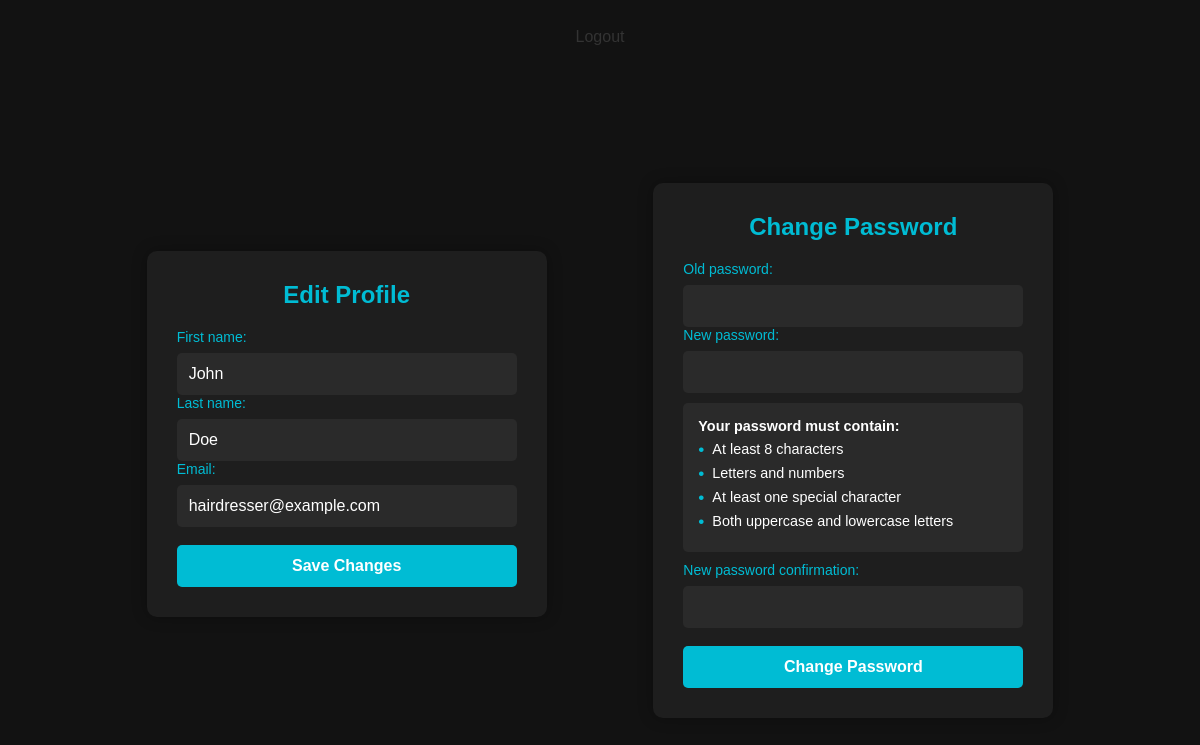
The page /edit_profile/ (signed in) on the database its author committed.
### terminal/models.py (models this page shows, shortened)
class MyUser(AbstractUser):
    username = None  # Remove username field
    email = models.EmailField('email address', unique=True)
    first_name = models.CharField(max_length=30)
    last_name = models.CharField(max_length=30)
    phone_number = models.CharField(max_length=15, blank=True, null=True)
    USERNAME_FIELD = 'email'
    REQUIRED_FIELDS = ['first_name', 'last_name']
    objects = UserManager()

### terminal/Functionalities/editting_account.py (the view, shortened to what this page needs)
# urls.py: path('edit_profile/', editting_account.edit_profile, name='edit_profile'),
@login_required
def edit_profile(request):
    user = request.user
    password_form = PasswordChangeForm(user)
    return render(request, 'terminal/edit_profile.html', {
        'password_form': password_form
    })

### terminal/templates/terminal/edit_profile.html (shortened to what this page needs)
{% extends 'terminal/base.html' %}
{% block content %}
<div class="auth-container edit">
    <div class="auth-form">
        <h2>Edit Profile</h2>
        <form method="POST" action="{% url 'edit_profile' %}">
            <label>First name:</label>
            <input type="text" name="first_name" value="{{ user.first_name }}" required>
            <label>Last name:</label>
            <input type="text" name="last_name" value="{{ user.last_name }}" required>
            <label>Email:</label>
            <input type="email" name="email" value="{{ user.email }}" required> <br><br>
            <button type="submit">Save Changes</button>
        </form>
    </div>
    <div class="auth-form" style="margin-top: 2rem;">
        <h2>Change Password</h2>
        <form method="POST" action="{% url 'edit_profile' %}">
            {% for field in password_form %}
                <div class="form-field">
                    {{ field.label_tag }}
                    {{ field }}
                    {% if field.name == 'new_password1' %}
                        <div class="password-hints">
                            <strong>Your password must contain:</strong>
                            <ul>
                                <li>At least 8 characters</li>
                                <li>Letters and numbers</li>
                                <li>At least one special character</li>
                                <li>Both uppercase and lowercase letters</li>
                            </ul>
                        </div>
                    {% endif %}
                </div>
            {% endfor %}
            <br>
            <button type="submit">Change Password</button>
        </form>
    </div>
</div>
{% endblock %}

### terminal/static/css/style.css (style rules this page uses)
* { margin: 0; padding: 0; box-sizing: border-box; }
body { font-family: Arial, sans-serif; background-color: #121212; color: #fff; min-height: 100vh; padding: 20px; }
.auth-container { display: flex; flex-wrap: wrap; flex-direction: column-reverse; justify-content: center; align-items: center; min-height: calc(100vh - 40px); padding: 20px; background-color: #121212; }
.auth-container.edit { display: flex; min-height: calc(100vh - 40px); padding: 20px; background-color: #121212; justify-content: space-evenly; flex-direction: row; align-content: center; align-items: center; }
.auth-form { background-color: #1e1e1e; padding: 30px; border-radius: 10px; box-shadow: 0 0 15px rgba(0,0,0,0.3); width: 100%; max-width: 400px; }
.auth-form h2 { color: #00bcd4; margin-bottom: 20px; text-align: center; }
.auth-form label { display: block; color: #00bcd4; margin-bottom: 8px; font-size: 14px; }
.auth-form input { width: 100%; padding: 12px; border: none; border-radius: 5px; background-color: #2a2a2a; color: #fff; font-size: 16px; }
.auth-form button { width: 100%; padding: 12px; border: none; border-radius: 5px; background-color: #00bcd4; color: #fff; font-size: 16px; font-weight: bold; cursor: pointer; transition: background-color 0.3s ease; }
.password-hints { background-color: #2a2a2a; padding: 15px; border-radius: 5px; margin: 10px 0; font-size: 0.9em; color: #fff; }
.password-hints ul { list-style-type: none; padding-left: 0; margin: 5px 0; }
.password-hints li { margin: 3px 0; display: flex; align-items: center; }
.password-hints li::before { content: "•"; color: #00bcd4; margin-right: 8px; font-size: 1.2em; }

### rows shown on the page
MyUser: first_name "John", last_name "Doe", email "hairdresser@example.com"

### other values the page prints
{{ field.label_tag }} "Old password:" "New password:" "New password confirmation:"
